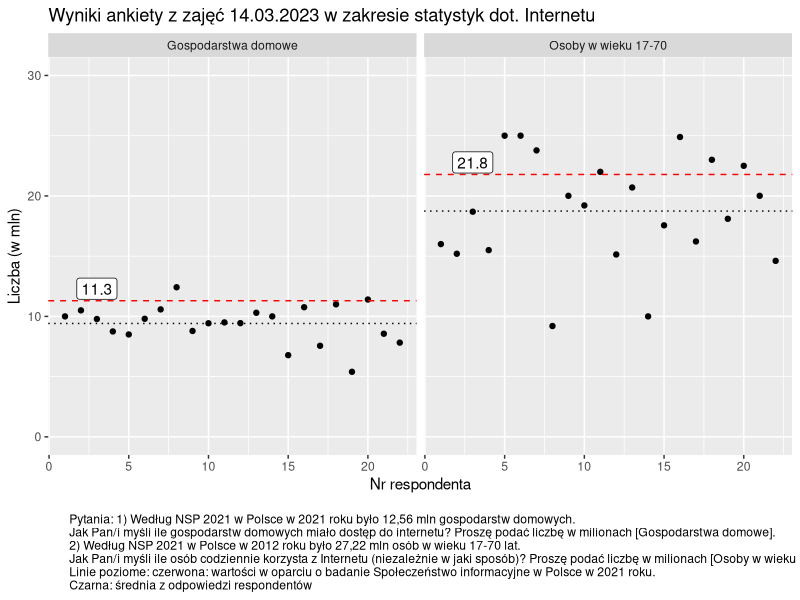

The R source for this figure:
## ---- chunk 1
library(tidyverse)
survey <- read.table("../data/01-google-sheets-results.csv",  header = F,
                     col.names =  c("gd", "os"), sep = "\t", dec = ",") |>
  mutate(id = row_number()) |>
  pivot_longer(cols = gd:os, names_to = "pop", values_to = "guess")

facet_labs <- c(
  gd = "Gospodarstwa domowe",
  os = "Osoby w wieku 17-70"
)

ggplot(data = survey, aes(x = id, y = guess)) +
  geom_point() +
  facet_wrap(~pop,
             labeller = labeller(pop = facet_labs)) +
  geom_hline(data = data.frame(pop = c("gd", "os"), 
                               y = c(11.30, 21.78)),
             aes(yintercept = y), linetype = "dashed", color = "red") +
  geom_label(data = data.frame(id = c(3,3), 
                              y = c(11.30+1, 21.78+1),
                              pop = c("gd", "os"),
                              label = c("11.3", "21.8")),
            aes(x = id, y = y, label = label)) + 
  stat_summary(fun = mean, aes(x = 1, yintercept = ..y..), geom = "hline", linetype = "dotted") + 
  labs(x = "Nr respondenta", y = "Liczba (w mln)",
       title = "Wyniki ankiety z zajęć 14.03.2023 w zakresie statystyk dot. Internetu",
       caption = c("
       Pytania: 1) Według NSP 2021 w Polsce w 2021 roku było 12,56 mln gospodarstw domowych. 
       Jak Pan/i myśli ile gospodarstw domowych miało dostęp do internetu? Proszę podać liczbę w milionach [Gospodarstwa domowe].
       2) Według NSP 2021 w Polsce w 2012 roku było 27,22 mln osób w wieku 17-70 lat. 
       Jak Pan/i myśli ile osób codziennie korzysta z Internetu (niezależnie w jaki sposób)? Proszę podać liczbę w milionach [Osoby w wieku 17-70].
       Linie poziome: czerwona: wartości w oparciu o badanie Społeczeństwo informacyjne w Polsce w 2021 roku. 
       Czarna: średnia z odpowiedzi respondentów")) +
  theme(plot.caption = element_text(hjust = 0)) +
  scale_y_continuous(limits = c(0, 30))
